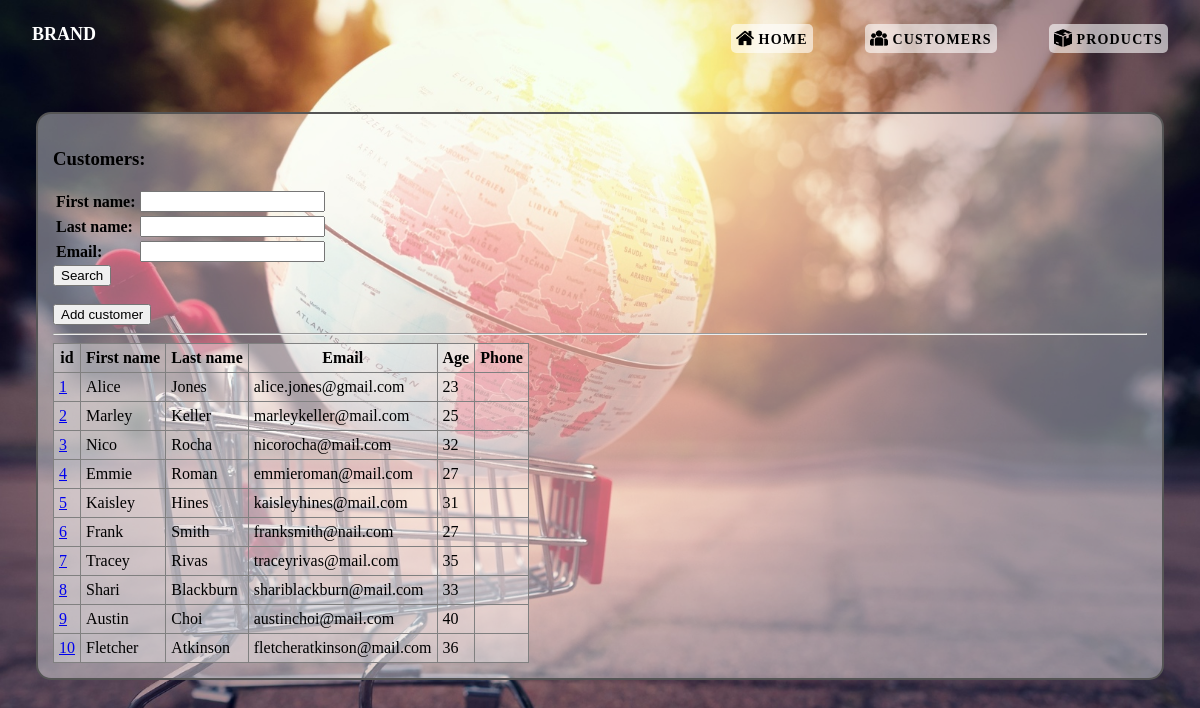
The app's page /shopping/customers, older data.
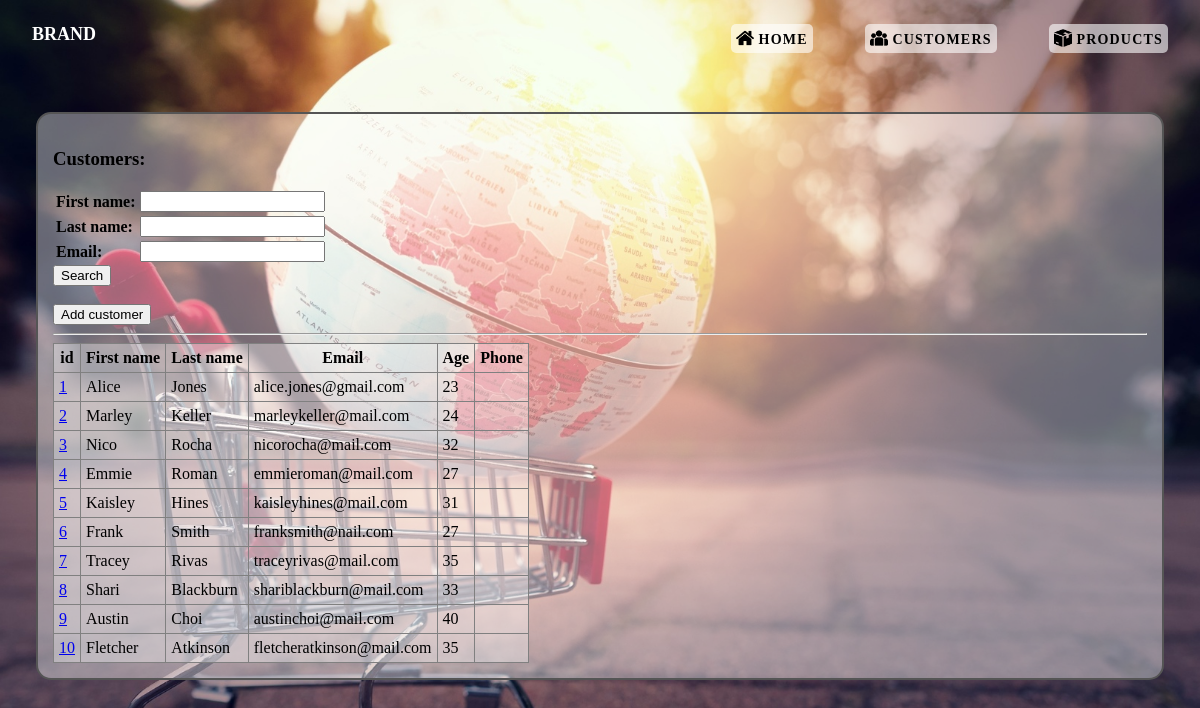
The same page, newer data.
### shopping/models.py (models this page shows, shortened)
class Customer(models.Model):
    first_name = models.CharField(max_length=200)
    last_name = models.CharField(max_length=200)
    email = models.EmailField(max_length=200, unique=True)
    age = models.IntegerField()
    phone_number = models.CharField(max_length=200, blank=True, null=True)

### shopping/views.py (the view, shortened to what this page needs)
# urls.py: path("customers", views.get_customers, name="customer_list"),
def get_customers(request):
    customers = Customer.objects.all()
    form = CustomerForm(request.GET or None)
    context = {
        'form': form,
        'customers': customers
    }
    return render(request, 'shopping/customers.html', context)

### shopping/forms.py
class CustomerForm(forms.Form):
    first_name = forms.CharField(max_length=10, required=True)
    last_name = forms.CharField(max_length=20, required=False)
    email = forms.EmailField(max_length=200, required=False)

### shopping/templates/shopping/customers.html (shortened to what this page needs)
{% load static %}
<!DOCTYPE html>
<html lang="en">
    <head>
        <link rel="stylesheet" type="text/css" href="{% static 'css/master.css' %}">
    </head>
    <body>
        {% include "shopping/header.html" %}
        <main>
            <h3>Customers:</h3>
            <form method="get">
            <table class="search">
                {{ form.as_table }}
            </table>
                <input type="submit" value="Search">
            </form>
            <br>
            <a href="{% url 'add_customer' %}"><button>Add customer</button></a>
            <hr>
            {% if customers %}
            <table class="customers">
                <tr>
                    <th>id</th>
                    <th>First name</th>
                    <th>Last name</th>
                    <th>Email</th>
                    <th>Age</th>
                    <th>Phone</th>
                </tr>
                {% for customer in customers %}
                    <tr>
                        <td><a href="{% url 'customer_details' customer_id=customer.id %}">{{ customer.id }}</a></td>
                        <td>{{ customer.first_name }}</td>
                        <td>{{ customer.last_name }}</td>
                        <td>{{ customer.email }}</td>
                        <td>{{ customer.age }}</td>
                        <td>{{ customer.phone }}</td>
                    </tr>
                {% endfor %}
            </table>
            {% else %}
            <p>No customer.</p>
            {% endif %}
    </body>
</html>

Row changes from the older to the newer data that the page shows:
changed Customer "Marley": age "25" → "24"
changed Customer "Fletcher": age "36" → "35"
